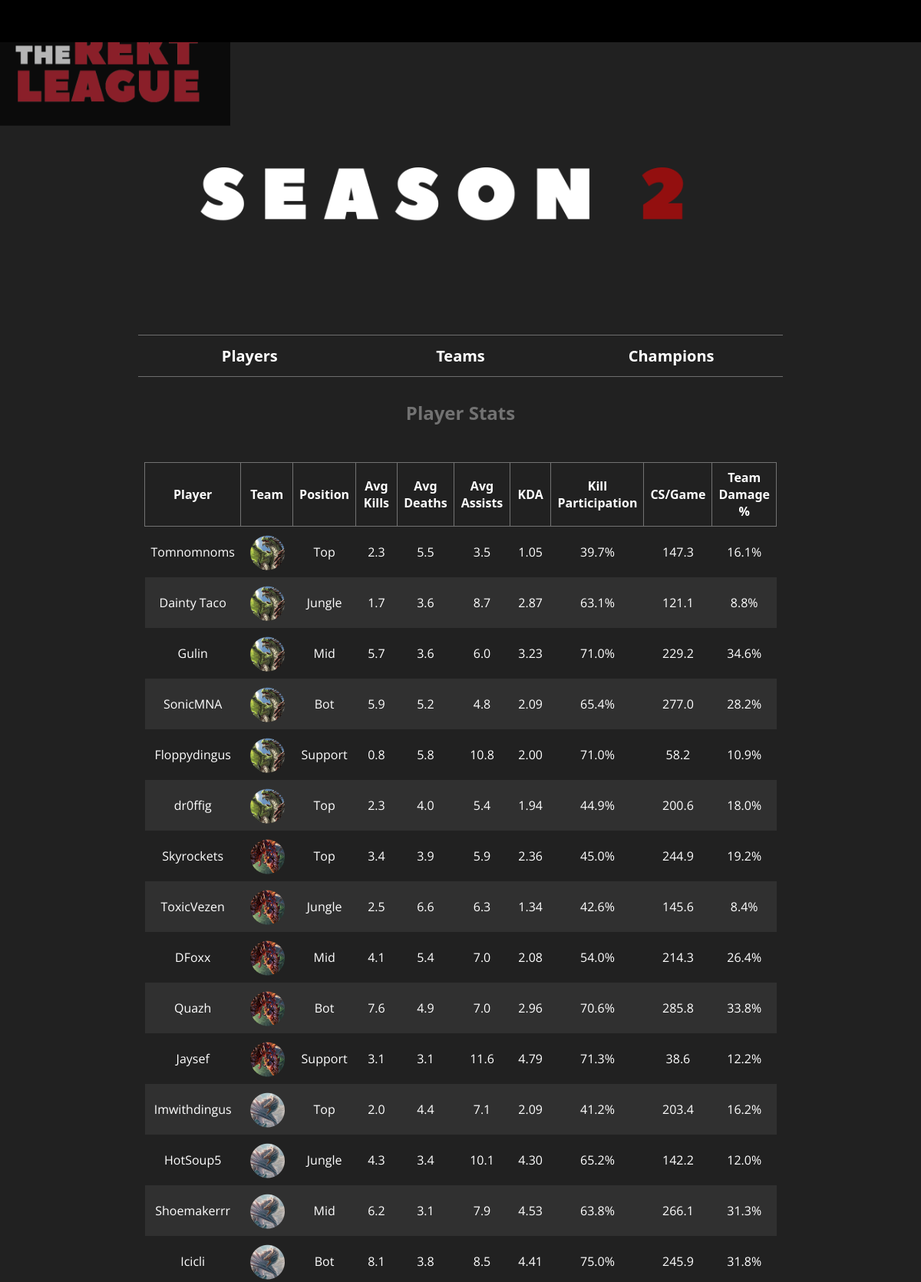
/stats/season/2/players/ (upper part), run on the app's committed database.
### stats/models.py (models this page shows, shortened)
class TeamPlayer(models.Model):
    team = models.ForeignKey(Team, on_delete=models.CASCADE)
    player = models.ForeignKey(Player)
    role = models.ForeignKey(Role)
    isLeader = models.BooleanField(default=False)
    class Meta:
        unique_together = (("team", "player"))
    def get_avg_kills(self):
        avg_kills = Match.objects.select_related().filter(playermatch__player=self.player, teammatch__team=self.team).aggregate(avg_kills=Avg('playermatch__kills'))['avg_kills']
        if avg_kills == None:
            return 0
        return avg_kills
    def get_avg_deaths(self):
        avg_deaths = Match.objects.select_related().filter(playermatch__player=self.player, teammatch__team=self.team).aggregate(avg_deaths=Avg('playermatch__deaths'))['avg_deaths']
        if avg_deaths == None:
            return 0
        return avg_deaths
    def get_avg_assists(self):
        avg_assists = Match.objects.select_related().filter(playermatch__player=self.player, teammatch__team=self.team).aggregate(avg_assists=Avg('playermatch__assists'))['avg_assists']
        if avg_assists == None:
            return 0
        return avg_assists
    def get_kda(self):
        kills = PlayerMatch.objects.filter(player=self.player, team=self.team).aggregate(sum_kills=Sum('kills'))['sum_kills']
        deaths = PlayerMatch.objects.filter(player=self.player, team=self.team).aggregate(sum_deaths=Sum('deaths'))['sum_deaths']
        assists = PlayerMatch.objects.filter(player=self.player, team=self.team).aggregate(sum_assists=Sum('assists'))['sum_assists']
        if deaths == 0:
            return 0
        return (float(kills) + assists) / deaths
    def get_cs_per_game(self):
        cs = Match.objects.select_related().filter(playermatch__player=self.player, teammatch__team=self.team).aggregate(cs=Avg((F('playermatch__neutral_minions_killed') + F('playermatch__total_minions_killed'))))['cs']
        if cs == None:
            return 0
        return cs
    def get_percent_team_damage(self):
        matches = Match.objects.filter(playermatch__player=self.player)
        match_ids = [o.id for o in matches]
        total_dmg_to_champs = PlayerMatch.objects.filter(match__id__in=match_ids, team=self.team).aggregate(dmg__sum=Sum('total_damage_dealt_to_champions'))['dmg__sum']
        player_dmg_to_champs = PlayerMatch.objects.select_related().filter(player=self.player, team=self.team).aggregate(dmg__sum=Sum('total_damage_dealt_to_champions'))['dmg__sum']
        if total_dmg_to_champs == None:
            return 0
        return 100.0 * player_dmg_to_champs / total_dmg_to_champs
    def get_kill_participation(self):
        matches = Match.objects.filter(playermatch__player=self.player)
        match_ids = [o.id for o in matches]
        total_kills = PlayerMatch.objects.filter(match__id__in=match_ids, team=self.team).aggregate(kills__sum=Sum('kills'))['kills__sum']
        player_kills_assists = PlayerMatch.objects.select_related().filter(player=self.player, team=self.team).aggregate(kills__sum=Sum(F('kills') + F('assists')))['kills__sum']
        if player_kills_assists == None:
            return 0
        return 100.0 * player_kills_assists / total_kills

class Player(models.Model):
    name = models.CharField(max_length=40)
    riot_id = models.IntegerField(default=0)
    matches = models.ManyToManyField(Match, through='PlayerMatch')

class Team(models.Model):
    name = models.CharField(max_length=40)
    players = models.ManyToManyField(Player, through='TeamPlayer')
    matches = models.ManyToManyField(Match, through='TeamMatch')
    season = models.ForeignKey(Season)
    icon = models.ImageField(upload_to='stats')
    splash = models.ImageField(upload_to='stats/team_splashes', default='')
    season_win = models.BooleanField(default=False)

class Role(models.Model):
    name = models.CharField(max_length=15)
    icon = models.ImageField(upload_to='stats/role/icon', default='')

class Match(models.Model):
    id = models.BigIntegerField(primary_key=True)
    series = models.ForeignKey(Series)
    riot_id = models.BigIntegerField(default=0)
    game_num = models.IntegerField(default=1)
    tournament_code = models.CharField(max_length=100, blank=True)
    duration = models.IntegerField(default=0)

### stats/views.py (the view)
# urls.py: url(r'^season/(?P<season_id>[0-9]+)/players/$', views.season_players_detail, name='season_players'),
def season_players_detail(request, season_id):
    latest_season = Season.objects.latest('id')
    context = {
        'latest_season': latest_season
    }
    season = get_object_or_404(Season, id=season_id)
    team_players = TeamPlayer.objects.filter(team__season=season_id)
    context = {
        'latest_season': latest_season,
        'season': season,
        'team_players': team_players
    }
    return render(request, 'stats/season_players.html', context)

### stats/templates/stats/season_players.html (shortened to what this page needs)
{% extends "stats/base.html" %}
{% block content %}
<a class="imglink" href="/stats/season/{{ season.id }}/"><img style="width: 100%; margin-top:190px; margin-bottom: 90px;" src="/static/stats/season2.png"></a>
<table class="centercontent" width="70%">
	<tr class="centercontent">
		<td>
		</td>
	</tr>
	<tr class="centercontent">
		<td>
		<table class="centercontent" width="100%">
			<td class="pagebutton" width="33%">
				<div style="font-size:20;">
					<a href="/stats/season/{{ season.id }}/players/"><b>Players</b></a>
				</div>
			</td>
			<td class="pagebutton" width="33%">
				<div style="font-size:20;">
					<a href="/stats/season/{{ season.id }}/teams/"><b>Teams</b></a>
				</div>
			</td>
			<td class="pagebutton" width="33%">
				<div style="font-size:20;">
					<a href="/stats/season/{{ season.id }}/champions/"><b>Champions</b></a>
				</div>
			</td>
		</table>
		</td>
	</tr>
	<tr>
		<th style="padding-top: 30px;" class="centertableheader">
			Player Stats
		</th>
	</tr>
	<tr>
		<td>
			<table id="playerTable" style="margin-bottom:20px; margin-top:20px;" class="centercontent tablesorter">
				<thead>
				<tr>
					<th class="sortableheader" width="10%">
						Player
					</th>
					<th class="sortableheader" width="10%">
						Team
					</th>
					<th class="sortableheader" width="10%">
						Position
					</th>
					<th class="sortableheader" width="10%">
						Avg<br>
						Kills
					</th>
					<th class="sortableheader" width="10%">
						Avg<br>
						Deaths
					</th>
					<th class="sortableheader" width="10%">
						Avg<br>
						Assists
					</th>
					<th class="sortableheader" width="10%">
						KDA
					</th>
					<th class="sortableheader" width="10%">
						Kill
						Participation
					</th>
					<th class="sortableheader" width="10%">
						CS/Game
					</th>
					<th class="sortableheader" width="10%">
						Team Damage %
					</th>
				</tr>
				</thead>
				<tbody>
				{% for team_player in team_players %}
				<tr class="alternating-back">
					<td>
						{{ team_player.player.name }}
					</td>
					<td>
						<img height="50" width="50" src="{{ team_player.team.icon.url }}" title="{{ team_player.team.name }}">
					</td>
					<td>
						{{ team_player.role.name }}
					</td>
					<td>
						{{ team_player.get_avg_kills|floatformat:"1" }}
					</td>
					<td>
						{{ team_player.get_avg_deaths|floatformat:"1" }}
					</td>
					<td>
						{{ team_player.get_avg_assists|floatformat:"1" }}
					</td>
					<td>
						{{ team_player.get_kda|floatformat:"2" }}
					</td>
					<td>
						{{ team_player.get_kill_participation|floatformat:"1" }}%
					</td>
					<td>
						{{ team_player.get_cs_per_game|floatformat:"1" }}
					</td>
					<td>
						{{ team_player.get_percent_team_damage|floatformat:"1" }}%
					</td>
				</tr>
				{% endfor %}
				</tbody>
			</table>
		</td>
	</tr>
</table>
{% endblock %}

### stats/templates/stats/base.html (style rules this page uses)
table { border-collapse: collapse; padding: 10px; }
table.centercontent { margin-left: auto; margin-right: auto; padding-left: 0px; padding-right: 0px; border-left: 0px; border-right: 0px; }
tr.centercontent { padding: 0px; text-align: center; border-bottom: 1px solid #6d6d6d; }
td.pagebutton { font-color: white; font-size: ; padding-top: 5px; padding-bottom: 5px; font-family: 'Noto Sans', sans-serif; }
th { text-align: center; padding: 8px; font-family: 'Noto Sans', sans-serif; }
td { text-align: center; padding: 8px; font-family: 'Open Sans', sans-serif; }
th.centertableheader { padding-bottom:20px; padding-top:10px; font-size:24; color:#727272; font-family: 'Noto Sans', sans-serif; }
th.sortableheader { border:1px solid #727272; font-family: 'Noto Sans', sans-serif; }
tr.alternating-back:nth-child(even) { background-color: #303030; }
body { margin:0px; color: white; background-color: #212121; }
a:link { text-decoration: none; color: white; }

### data on the page
TeamPlayer: player.name "Tomnomnoms", team.icon (picture), role.name "Top", get_avg_kills "2.3", get_avg_deaths "5.5", get_avg_assists "3.5", get_kda "1.05", get_kill_participation "39.7", get_cs_per_game "147.3", get_percent_team_damage "16.1"
TeamPlayer: player.name "Dainty Taco", team.icon (picture), role.name "Jungle", get_avg_kills "1.7", get_avg_deaths "3.6", get_avg_assists "8.7", get_kda "2.87", get_kill_participation "63.1", get_cs_per_game "121.1", get_percent_team_damage "8.8"
TeamPlayer: player.name "Gulin", team.icon (picture), role.name "Mid", get_avg_kills "5.7", get_avg_deaths "3.6", get_avg_assists "6.0", get_kda "3.23", get_kill_participation "71.0", get_cs_per_game "229.2", get_percent_team_damage "34.6"
TeamPlayer: player.name "SonicMNA", team.icon (picture), role.name "Bot", get_avg_kills "5.9", get_avg_deaths "5.2", get_avg_assists "4.8", get_kda "2.09", get_kill_participation "65.4", get_cs_per_game "277.0", get_percent_team_damage "28.2"
TeamPlayer: player.name "Floppydingus", team.icon (picture), role.name "Support", get_avg_kills "0.8", get_avg_deaths "5.8", get_avg_assists "10.8", get_kda "2.00", get_kill_participation "71.0", get_cs_per_game "58.2", get_percent_team_damage "10.9"
TeamPlayer: player.name "dr0ffig", team.icon (picture), role.name "Top", get_avg_kills "2.3", get_avg_deaths "4.0", get_avg_assists "5.4", get_kda "1.94", get_kill_participation "44.9", get_cs_per_game "200.6", get_percent_team_damage "18.0"
TeamPlayer: player.name "Skyrockets", team.icon (picture), role.name "Top", get_avg_kills "3.4", get_avg_deaths "3.9", get_avg_assists "5.9", get_kda "2.36", get_kill_participation "45.0", get_cs_per_game "244.9", get_percent_team_damage "19.2"
TeamPlayer: player.name "ToxicVezen", team.icon (picture), role.name "Jungle", get_avg_kills "2.5", get_avg_deaths "6.6", get_avg_assists "6.3", get_kda "1.34", get_kill_participation "42.6", get_cs_per_game "145.6", get_percent_team_damage "8.4"
TeamPlayer: player.name "DFoxx", team.icon (picture), role.name "Mid", get_avg_kills "4.1", get_avg_deaths "5.4", get_avg_assists "7.0", get_kda "2.08", get_kill_participation "54.0", get_cs_per_game "214.3", get_percent_team_damage "26.4"
TeamPlayer: player.name "Quazh", team.icon (picture), role.name "Bot", get_avg_kills "7.6", get_avg_deaths "4.9", get_avg_assists "7.0", get_kda "2.96", get_kill_participation "70.6", get_cs_per_game "285.8", get_percent_team_damage "33.8"
TeamPlayer: player.name "Jaysef", team.icon (picture), role.name "Support", get_avg_kills "3.1", get_avg_deaths "3.1", get_avg_assists "11.6", get_kda "4.79", get_kill_participation "71.3", get_cs_per_game "38.6", get_percent_team_damage "12.2"
TeamPlayer: player.name "Imwithdingus", team.icon (picture), role.name "Top", get_avg_kills "2.0", get_avg_deaths "4.4", get_avg_assists "7.1", get_kda "2.09", get_kill_participation "41.2", get_cs_per_game "203.4", get_percent_team_damage "16.2"
TeamPlayer: player.name "HotSoup5", team.icon (picture), role.name "Jungle", get_avg_kills "4.3", get_avg_deaths "3.4", get_avg_assists "10.1", get_kda "4.30", get_kill_participation "65.2", get_cs_per_game "142.2", get_percent_team_damage "12.0"
TeamPlayer: player.name "Shoemakerrr", team.icon (picture), role.name "Mid", get_avg_kills "6.2", get_avg_deaths "3.1", get_avg_assists "7.9", get_kda "4.53", get_kill_participation "63.8", get_cs_per_game "266.1", get_percent_team_damage "31.3"
TeamPlayer: player.name "Icicli", team.icon (picture), role.name "Bot", get_avg_kills "8.1", get_avg_deaths "3.8", get_avg_assists "8.5", get_kda "4.41", get_kill_participation "75.0", get_cs_per_game "245.9", get_percent_team_damage "31.8"
